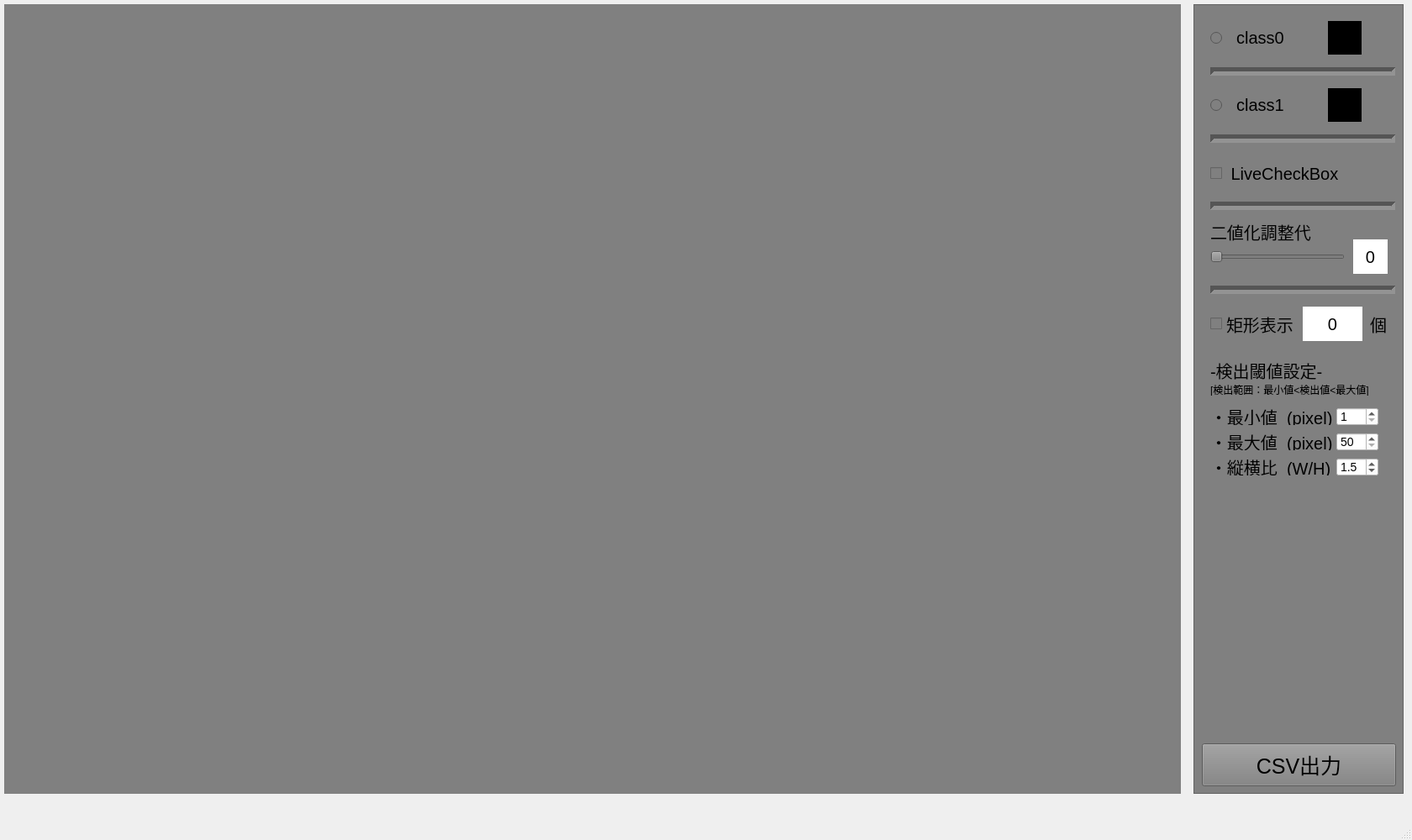
<?xml version="1.0" encoding="UTF-8"?>
<ui version="4.0">
 <class>ImageViewer</class>
 <widget class="QMainWindow" name="ImageViewer">
  <property name="geometry">
   <rect>
    <x>0</x>
    <y>0</y>
    <width>1680</width>
    <height>1000</height>
   </rect>
  </property>
  <property name="windowTitle">
   <string>MainWindow</string>
  </property>
  <property name="autoFillBackground">
   <bool>false</bool>
  </property>
  <widget class="QWidget" name="centralwidget">
   <widget class="QFrame" name="frame">
    <property name="geometry">
     <rect>
      <x>1420</x>
      <y>5</y>
      <width>250</width>
      <height>940</height>
     </rect>
    </property>
    <property name="layoutDirection">
     <enum>Qt::LeftToRight</enum>
    </property>
    <property name="styleSheet">
     <string notr="true">background-color:gray
</string>
    </property>
    <property name="frameShape">
     <enum>QFrame::StyledPanel</enum>
    </property>
    <property name="frameShadow">
     <enum>QFrame::Raised</enum>
    </property>
    <property name="lineWidth">
     <number>2</number>
    </property>
    <widget class="QRadioButton" name="class1RadioButton">
     <property name="geometry">
      <rect>
       <x>20</x>
       <y>100</y>
       <width>120</width>
       <height>40</height>
      </rect>
     </property>
     <property name="styleSheet">
      <string notr="true">font-size:20px</string>
     </property>
     <property name="text">
      <string>  class1</string>
     </property>
    </widget>
    <widget class="QLabel" name="class1Label">
     <property name="geometry">
      <rect>
       <x>160</x>
       <y>100</y>
       <width>40</width>
       <height>40</height>
      </rect>
     </property>
     <property name="sizePolicy">
      <sizepolicy hsizetype="Preferred" vsizetype="Preferred">
       <horstretch>0</horstretch>
       <verstretch>0</verstretch>
      </sizepolicy>
     </property>
     <property name="autoFillBackground">
      <bool>false</bool>
     </property>
     <property name="styleSheet">
      <string notr="true">background-color:black</string>
     </property>
     <property name="text">
      <string/>
     </property>
     <property name="margin">
      <number>0</number>
     </property>
    </widget>
    <widget class="QRadioButton" name="class0RadioButton">
     <property name="geometry">
      <rect>
       <x>20</x>
       <y>20</y>
       <width>120</width>
       <height>40</height>
      </rect>
     </property>
     <property name="autoFillBackground">
      <bool>false</bool>
     </property>
     <property name="styleSheet">
      <string notr="true">font-size:20px</string>
     </property>
     <property name="text">
      <string>  class0</string>
     </property>
     <property name="iconSize">
      <size>
       <width>40</width>
       <height>40</height>
      </size>
     </property>
    </widget>
    <widget class="QLabel" name="class0Label">
     <property name="geometry">
      <rect>
       <x>160</x>
       <y>20</y>
       <width>40</width>
       <height>40</height>
      </rect>
     </property>
     <property name="sizePolicy">
      <sizepolicy hsizetype="Preferred" vsizetype="Preferred">
       <horstretch>0</horstretch>
       <verstretch>0</verstretch>
      </sizepolicy>
     </property>
     <property name="autoFillBackground">
      <bool>false</bool>
     </property>
     <property name="styleSheet">
      <string notr="true">background-color:black</string>
     </property>
     <property name="text">
      <string/>
     </property>
     <property name="margin">
      <number>0</number>
     </property>
    </widget>
    <widget class="Line" name="line">
     <property name="geometry">
      <rect>
       <x>20</x>
       <y>70</y>
       <width>220</width>
       <height>20</height>
      </rect>
     </property>
     <property name="lineWidth">
      <number>5</number>
     </property>
     <property name="orientation">
      <enum>Qt::Horizontal</enum>
     </property>
    </widget>
    <widget class="Line" name="line_2">
     <property name="geometry">
      <rect>
       <x>20</x>
       <y>150</y>
       <width>220</width>
       <height>20</height>
      </rect>
     </property>
     <property name="lineWidth">
      <number>5</number>
     </property>
     <property name="orientation">
      <enum>Qt::Horizontal</enum>
     </property>
    </widget>
    <widget class="QSlider" name="threshSlider">
     <property name="geometry">
      <rect>
       <x>20</x>
       <y>280</y>
       <width>160</width>
       <height>41</height>
      </rect>
     </property>
     <property name="maximum">
      <number>255</number>
     </property>
     <property name="singleStep">
      <number>1</number>
     </property>
     <property name="orientation">
      <enum>Qt::Horizontal</enum>
     </property>
    </widget>
    <widget class="Line" name="line_3">
     <property name="geometry">
      <rect>
       <x>20</x>
       <y>230</y>
       <width>220</width>
       <height>20</height>
      </rect>
     </property>
     <property name="lineWidth">
      <number>5</number>
     </property>
     <property name="orientation">
      <enum>Qt::Horizontal</enum>
     </property>
    </widget>
    <widget class="QLabel" name="threshLabel">
     <property name="geometry">
      <rect>
       <x>190</x>
       <y>280</y>
       <width>41</width>
       <height>41</height>
      </rect>
     </property>
     <property name="autoFillBackground">
      <bool>false</bool>
     </property>
     <property name="styleSheet">
      <string notr="true">color:black;
background-color:white;
font-size:20px</string>
     </property>
     <property name="text">
      <string>0</string>
     </property>
     <property name="alignment">
      <set>Qt::AlignCenter</set>
     </property>
    </widget>
    <widget class="QCheckBox" name="liveCheckBox">
     <property name="geometry">
      <rect>
       <x>20</x>
       <y>171</y>
       <width>211</width>
       <height>61</height>
      </rect>
     </property>
     <property name="styleSheet">
      <string notr="true">font-size:20px</string>
     </property>
     <property name="text">
      <string> LiveCheckBox</string>
     </property>
    </widget>
    <widget class="QLabel" name="threshLabel2">
     <property name="geometry">
      <rect>
       <x>20</x>
       <y>250</y>
       <width>141</width>
       <height>41</height>
      </rect>
     </property>
     <property name="styleSheet">
      <string notr="true">font-size:20px</string>
     </property>
     <property name="text">
      <string>二値化調整代</string>
     </property>
    </widget>
    <widget class="Line" name="line_4">
     <property name="geometry">
      <rect>
       <x>20</x>
       <y>330</y>
       <width>220</width>
       <height>20</height>
      </rect>
     </property>
     <property name="lineWidth">
      <number>5</number>
     </property>
     <property name="orientation">
      <enum>Qt::Horizontal</enum>
     </property>
    </widget>
    <widget class="QCheckBox" name="rectCheckBox">
     <property name="geometry">
      <rect>
       <x>20</x>
       <y>350</y>
       <width>211</width>
       <height>61</height>
      </rect>
     </property>
     <property name="styleSheet">
      <string notr="true">font-size:20px</string>
     </property>
     <property name="text">
      <string>矩形表示</string>
     </property>
    </widget>
    <widget class="QLabel" name="rectCountLabel">
     <property name="geometry">
      <rect>
       <x>130</x>
       <y>360</y>
       <width>71</width>
       <height>41</height>
      </rect>
     </property>
     <property name="autoFillBackground">
      <bool>false</bool>
     </property>
     <property name="styleSheet">
      <string notr="true">color:black;
background-color:white;
font-size:20px</string>
     </property>
     <property name="text">
      <string>0</string>
     </property>
     <property name="alignment">
      <set>Qt::AlignCenter</set>
     </property>
    </widget>
    <widget class="QLabel" name="rectCheckLabel">
     <property name="geometry">
      <rect>
       <x>210</x>
       <y>360</y>
       <width>21</width>
       <height>41</height>
      </rect>
     </property>
     <property name="styleSheet">
      <string notr="true">font-size:20px</string>
     </property>
     <property name="text">
      <string>個</string>
     </property>
    </widget>
    <widget class="QLabel" name="label">
     <property name="geometry">
      <rect>
       <x>20</x>
       <y>410</y>
       <width>141</width>
       <height>51</height>
      </rect>
     </property>
     <property name="styleSheet">
      <string notr="true">font-size:20px</string>
     </property>
     <property name="text">
      <string>-検出閾値設定-</string>
     </property>
    </widget>
    <widget class="QLabel" name="thSettingLabel3">
     <property name="geometry">
      <rect>
       <x>20</x>
       <y>450</y>
       <width>221</width>
       <height>16</height>
      </rect>
     </property>
     <property name="text">
      <string>[検出範囲：最小値&lt;検出値&lt;最大値]</string>
     </property>
    </widget>
    <widget class="QLabel" name="minRectLabel">
     <property name="geometry">
      <rect>
       <x>20</x>
       <y>480</y>
       <width>211</width>
       <height>21</height>
      </rect>
     </property>
     <property name="styleSheet">
      <string notr="true">font-size:20px</string>
     </property>
     <property name="text">
      <string>・最小値  (pixel)</string>
     </property>
    </widget>
    <widget class="QLabel" name="maxRectLabel">
     <property name="geometry">
      <rect>
       <x>20</x>
       <y>510</y>
       <width>151</width>
       <height>21</height>
      </rect>
     </property>
     <property name="styleSheet">
      <string notr="true">font-size:20px</string>
     </property>
     <property name="text">
      <string>・最大値  (pixel)</string>
     </property>
    </widget>
    <widget class="QLabel" name="aspectRationLabel">
     <property name="geometry">
      <rect>
       <x>20</x>
       <y>540</y>
       <width>151</width>
       <height>21</height>
      </rect>
     </property>
     <property name="styleSheet">
      <string notr="true">font-size:20px</string>
     </property>
     <property name="text">
      <string>・縦横比  (W/H)</string>
     </property>
    </widget>
    <widget class="QSpinBox" name="minRectSpinBox">
     <property name="geometry">
      <rect>
       <x>170</x>
       <y>480</y>
       <width>50</width>
       <height>22</height>
      </rect>
     </property>
     <property name="styleSheet">
      <string notr="true">font-size:14px;
background-color:white;
color:black;
</string>
     </property>
     <property name="minimum">
      <number>1</number>
     </property>
     <property name="maximum">
      <number>999</number>
     </property>
    </widget>
    <widget class="QSpinBox" name="maxRectSpinBox">
     <property name="geometry">
      <rect>
       <x>170</x>
       <y>510</y>
       <width>50</width>
       <height>22</height>
      </rect>
     </property>
     <property name="styleSheet">
      <string notr="true">font-size:14px;
background-color:white;
color:black;
</string>
     </property>
     <property name="minimum">
      <number>50</number>
     </property>
     <property name="maximum">
      <number>999</number>
     </property>
    </widget>
    <widget class="QDoubleSpinBox" name="aspectRatioSpinBox">
     <property name="geometry">
      <rect>
       <x>170</x>
       <y>540</y>
       <width>50</width>
       <height>22</height>
      </rect>
     </property>
     <property name="styleSheet">
      <string notr="true">font-size:14px;
background-color:white;
color:black;
</string>
     </property>
     <property name="decimals">
      <number>1</number>
     </property>
     <property name="minimum">
      <double>1.000000000000000</double>
     </property>
     <property name="maximum">
      <double>10.000000000000000</double>
     </property>
     <property name="singleStep">
      <double>0.100000000000000</double>
     </property>
     <property name="value">
      <double>1.500000000000000</double>
     </property>
    </widget>
    <widget class="QPushButton" name="exportCSVButton">
     <property name="geometry">
      <rect>
       <x>10</x>
       <y>880</y>
       <width>231</width>
       <height>51</height>
      </rect>
     </property>
     <property name="styleSheet">
      <string notr="true">font-size:25px; background-color:gray</string>
     </property>
     <property name="text">
      <string>CSV出力</string>
     </property>
    </widget>
   </widget>
   <widget class="QLabel" name="imgLabel">
    <property name="geometry">
     <rect>
      <x>5</x>
      <y>5</y>
      <width>1400</width>
      <height>940</height>
     </rect>
    </property>
    <property name="styleSheet">
     <string notr="true">background-color:gray;
padding:0;
margin:0;

</string>
    </property>
    <property name="text">
     <string/>
    </property>
   </widget>
  </widget>
  <widget class="QMenuBar" name="menubar">
   <property name="geometry">
    <rect>
     <x>0</x>
     <y>0</y>
     <width>1680</width>
     <height>22</height>
    </rect>
   </property>
  </widget>
  <widget class="QStatusBar" name="statusbar"/>
 </widget>
 <resources/>
 <connections/>
</ui>
